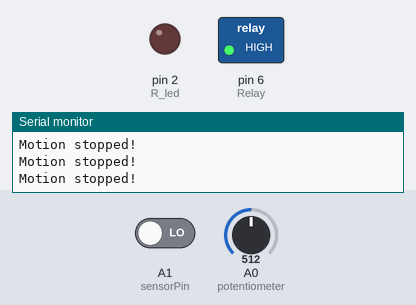
Simulated run of this sketch. Board: Arduino Uno, built with avr-gcc and run on an emulated ATmega328P. Shown: switched loads named in the sketch (green lamp = pin HIGH), output pins drawn as LEDs (lit = HIGH), the last lines printed to the serial monitor. The inputs (shaded band) are chosen by the test bench; at power-on: A1 (sensorPin) LOW, A0 (potentiometer) = 512.

Above: at 2.2 s.
2.3 s: A1 (sensorPin) driven HIGH
At 3.4 s:
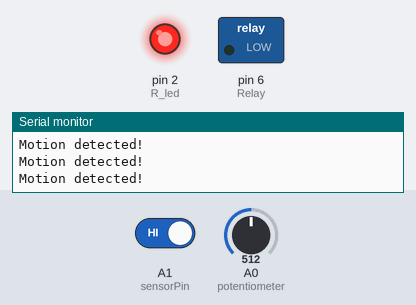
3.8 s: A1 (sensorPin) driven LOW
At 4.7 s:
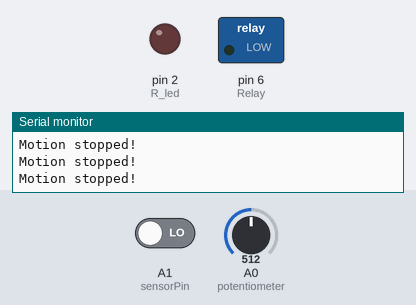
5.3 s: A0 (potentiometer) set to 76
8.3 s: A0 (potentiometer) set to 65
At 8.6 s:
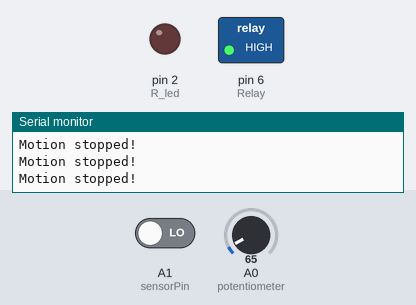
Timing chart, 0 to 10.8 s (numbered marks = the images above; inputs shaded):
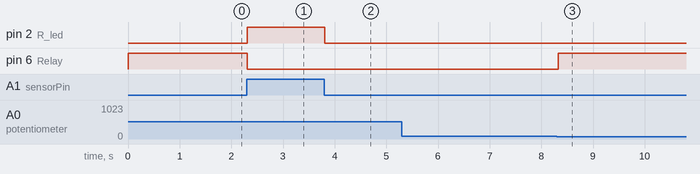

Measured:
- the behaviour switches between 69 and 68 on A0 (potentiometer) (found by bisection; images 2 and 3)
- after the input at 2.3 s, pin 2 (R_led): LOW → HIGH at once; pin 6 (Relay): HIGH → LOW at once
- after the input at 3.8 s, pin 2 (R_led): HIGH → LOW at once
- after the input at 8.3 s, pin 6 (Relay): LOW → HIGH after 0.02 s instead of 0.42 s

The sketch:

Smart_Lamp.ino
```cpp
#define potentiometer  A0  //10k Variable Resistor
#define sensorPin A1 // choose the input pin (for GAS sensor)

#define R_led 2 // choose the pin for the Red Led
#define Relay 6 // choose the pin for the Relay moudel

int read_ADC =0;
int set_timer =0;
int sensor =0;
int seconds =0 ,timer=0;
int flag=0;
long delay_Start;


void setup(){ // put your setup code here, to run once

Serial.begin(9600);// initialize serial communication at 9600 bits per second:

pinMode(sensorPin, INPUT); // declare sensor as input

pinMode(R_led,OUTPUT); // declare Red LED as output
pinMode(Relay,OUTPUT); // declare Relay as output
digitalWrite(Relay, HIGH);// Relay Turn Off

delay(1000); // Waiting for a while
}

void loop(){
read_ADC = analogRead(potentiometer); // read analogue to digital value 0 to 1023
set_timer = read_ADC /17.05; // Maximum value analogue to digital 1023 / 17.05

sensor = digitalRead(sensorPin);

if(sensor==1){ // pin state change: 0 -> 1
Serial.println("Motion detected!");
digitalWrite(R_led, HIGH); // LED Turn On
digitalWrite(Relay, LOW); // Relay Turn On
seconds = 0;
flag=1;
delay_Start = millis(); // set start time
}
else{ // pin state change: 1 -> 0
Serial.println("Motion stopped!");
digitalWrite(R_led, LOW); // LED Turn Off.
}

if((flag==1) && (millis()- delay_Start) > 999){
seconds = seconds+1;
delay_Start = millis(); // set start time
}

if(seconds>set_timer){
flag=0;
seconds=0;
digitalWrite(Relay, HIGH); // Relay Turn Off
}

delay(100);
}
```
